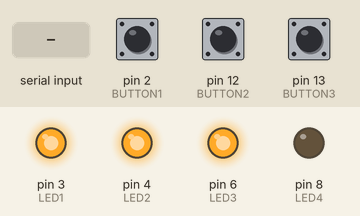
Simulated run of this sketch. Board: Arduino Mega 2560, built with avr-gcc and run on an emulated ATmega2560. Shown: output pins drawn as LEDs (lit = HIGH). The test bench sets the inputs (shaded band); at power-on: pin 2 (BUTTON1) HIGH, pin 12 (BUTTON2) LOW, pin 13 (BUTTON3) LOW.

Above: at 1.3 s.
1.4 s: pin 2 (BUTTON1) pulled LOW for 0.15 s
At 2.7 s:
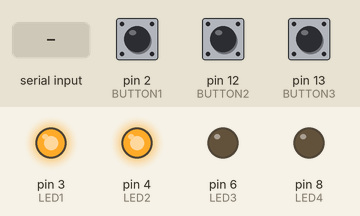
3.0 s: pin 2 (BUTTON1) pulled LOW for 1 s
At 5.2 s:
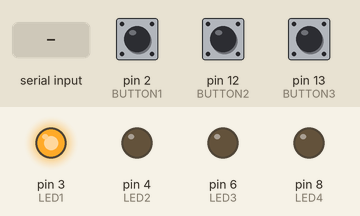
5.5 s: pin 2 (BUTTON1) pulled LOW for 0.15 s
At 6.8 s:
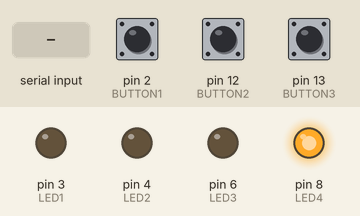
7.1 s: "D" received over the second serial link
At 8.3 s:
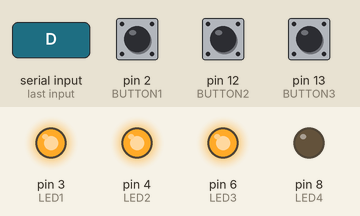
8.6 s: pin 2 (BUTTON1) pulled LOW for 3.2 s
At 12.6 s:
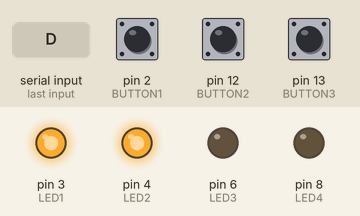
Timing chart, 0 to 14.1 s (numbered marks = the images above; inputs shaded):
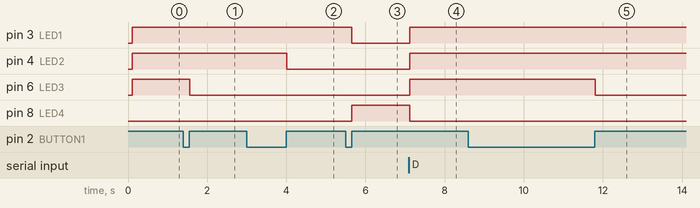

The sketch:

Controllers.ino
```cpp
//***********************************************************************
//            Variables for the controller of the game Buttons and leds
//***********************************************************************
#define BUTTON1 2
#define BUTTON2 12
#define BUTTON3 13

const int LED1 = 3;
const int LED2 = 4;
const int LED3 = 6;
const int LED4 = 8;

int b1_state = 0;
int b2_state = 0;
int b3_state = 0;
int cont1 = 0;
int cont2 = 0;
int cont3 = 0;
int p1_flag, d1_flag, check1;
int p2_flag, d2_flag, check2;
int p3_flag, d3_flag, check3;
int shot_1, shot_2, shot_3;
char move1, move2;
char done;

//*************************************************************
//            Prototypes
//*************************************************************
void debounce1(void);

//*************************************************************
//            Main Software
//*************************************************************
void setup()
{
  Serial1.begin(9600);
  Serial1.setTimeout(50);
  delay(100);

  pinMode(BUTTON1, INPUT);
  pinMode(BUTTON2, INPUT);
  pinMode(BUTTON3, INPUT);
  pinMode(LED1, OUTPUT);
  pinMode(LED2, OUTPUT);
  pinMode(LED3, OUTPUT);
  pinMode(LED4, OUTPUT);
}

void loop()
{
  delay(10);
  b1_state = digitalRead(BUTTON1);
  debounce1();
  //If counter is 0 it will begin or reset the leds
  if (cont1 == 0) {
    digitalWrite(LED1, HIGH);
    digitalWrite(LED2, HIGH);
    digitalWrite(LED3, HIGH);
    digitalWrite(LED4, LOW);
    shot_1 = 0;
    shot_2 = 0;
    shot_3 = 0;
  }
  //If counter is 1 it means it will send a bullet in the game
  if (cont1 == 1) {

    digitalWrite(LED1, HIGH);
    digitalWrite(LED2, HIGH);
    digitalWrite(LED3, LOW);
    shot_1 = 0;
    shot_2 = 0;
    shot_3 = 1;
    Serial1.write(65);
    cont1 = 2; //Change counter so it doesn't loop
  }
  if (cont1 == 3) {

    digitalWrite(LED1, HIGH);
    digitalWrite(LED2, LOW);
    digitalWrite(LED3, LOW);
    shot_1 = 0;
    shot_2 = 1;
    shot_3 = 1;
    Serial1.write(66);
    cont1 = 4;
  }
  if (cont1 == 5) {

    digitalWrite(LED1, LOW);
    digitalWrite(LED2, LOW);
    digitalWrite(LED3, LOW);
    digitalWrite(LED4, HIGH);
    shot_1 = 1;
    shot_2 = 1;
    shot_3 = 1;
    Serial1.write(67);
    cont1 = 6;
  }
  //This part will receive the reset signal from the main game
  if (Serial1.available()) {
    done = Serial1.read();
    Serial1.write(done);
    //This will reset the controller
    if (done == 68) {
      delay(4);
      cont1 = 0;
    }
  }
  if (digitalRead(BUTTON2) == HIGH) {
    Serial1.write(69);
  }
  if (digitalRead(BUTTON3) == HIGH) {
    Serial1.write(70);
  }
}

//****************************************************
//        Functions
//****************************************************

void debounce1(void) {
  if (b1_state == LOW)     //Asks if the push is pressed
  {
    d1_flag = 1;     //Variable changes value
  }
  if (b1_state == HIGH and d1_flag == 1)
  {

    //Makes the desired action
    d1_flag = 0;    //Variable turns to the original value
    cont1++;
  }
}
```

Measured:
- after the input at 1.4 s, pin 6 (LED3): HIGH → LOW after 0.16 s
- after the input at 3.0 s, pin 4 (LED2): HIGH → LOW after 1.0 s
- after the input at 5.5 s, pin 3 (LED1): HIGH → LOW after 0.15 s; pin 8 (LED4): LOW → HIGH after 0.15 s
- after the input at 7.1 s, pin 3 (LED1), pin 4 (LED2), pin 6 (LED3): LOW → HIGH at once; pin 8 (LED4): HIGH → LOW at once
- after the input at 8.6 s, pin 6 (LED3): HIGH → LOW after 3.2 s
